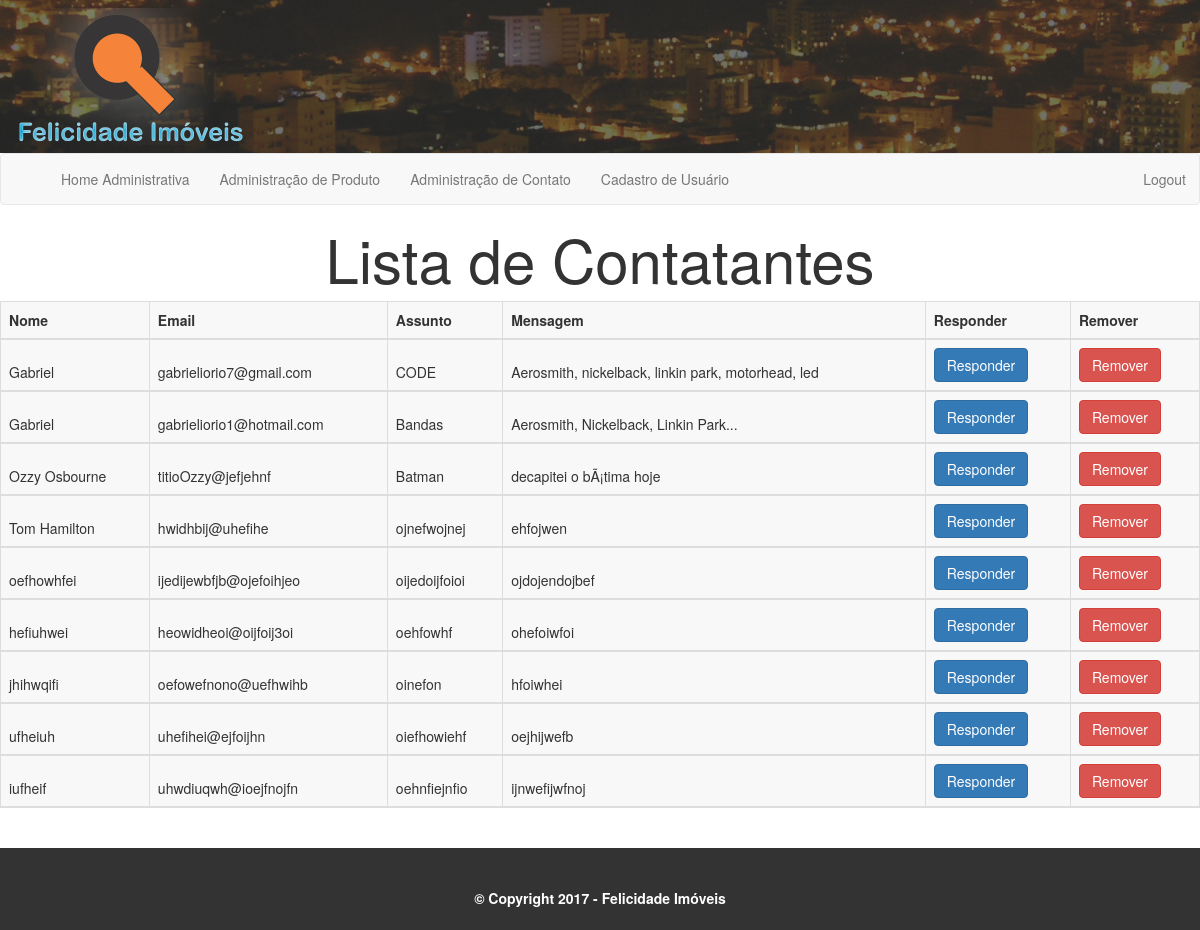
The page /contato-lista.php on the database its author committed.
### tables this page shows
CREATE TABLE `contato` (
  `idcontato` int(11) NOT NULL,
  `nomeContato` varchar(45) DEFAULT NULL,
  `assunto` varchar(45) DEFAULT NULL,
  `email` varchar(68) DEFAULT NULL,
  `mensagem` varchar(300) DEFAULT NULL
);

### banco-contato.php (called while the page is built, shortened)
<?php
function listaContatos($conexao){
	$contatos = array();
$resultado = mysqli_query($conexao, "select * from contato");
while($pessoa = mysqli_fetch_assoc($resultado)){
		array_push($contatos, $pessoa);
	}
return $contatos;
}
?>

### contato-lista.php (the view, shortened to what this page needs)
<!DOCTYPE html>
<html>
<head>
  	<link rel="stylesheet" href="css/reset.css">
	<link rel="stylesheet" type="text/css" href="bootstrap/css/bootstrap.min.css">
	<link rel="stylesheet" type="text/css" href="css/Lista.css">
	<?php
		include("conecta.php");
		include("banco-contato.php");
		include("cabecalho_adm.php");
	?>
</head>
<body>
<h1 class="fo">Lista de Contatantes</h1>
<div class="table-responsive">
<table class="table table-bordered">
	<thead>
	  <th scope="col"><strong>Nome</strong></th>
      <th scope="col"><strong>Email</strong></th>
      <th scope="col"><strong>Assunto</strong></th>
      <th scope="col"><strong>Mensagem</strong></th>
      <th scope="col"><strong>Responder</strong></th>
      <th scope="col"><strong>Remover</strong></th>
	<?php
		$contatos=listaContatos($conexao);
		foreach ($contatos as $mensagem) :
	?>
	<tr>
		<th><?=$mensagem['nomeContato'] ?></th>
		<th><?=$mensagem['email'] ?></th>
		<th><?=$mensagem['assunto'] ?></th>
		<th><?= substr($mensagem['mensagem'], 0 , 50) ?></th>
		<th>
		<form action="responder-contato.php" method="post">
			<button class="btn btn-primary">Responder</button>
		</form>
	</th>
		<th>
			<form action="remove-contato.php" method="post">
			<button class="btn btn-danger">Remover</button>
		</form>
		</th>
	</tr>
	<?php
		endforeach
	?>
	</thead>
</table>
</div>
</body>
        <br><?php include("rodape_adm.php")?>
</html>

### css/Lista.css (style rules this page uses)
.fo { text-align: center; font-size: 60px; }
th { font-family: 'Bree Serif', serif; background-color: #F8F8F8; font-size: 20px; }

### css/CssRodape.css (style rules this page uses)
* { font-family: Arial; }

### rows shown on the page
contato: nomeContato "Gabriel", email "gabrieliorio7@gmail.com", assunto "CODE", mensagem "Aerosmith, nickelback, linkin park, motorhead, led"
contato: nomeContato "Gabriel", email "gabrieliorio1@hotmail.com", assunto "Bandas", mensagem "Aerosmith, Nickelback, Linkin Park..."
contato: nomeContato "Ozzy Osbourne", email "titioOzzy@jefjehnf", assunto "Batman", mensagem "decapitei o bÃ¡tima hoje"
contato: nomeContato "Tom Hamilton", email "hwidhbij@uhefihe", assunto "ojnefwojnej", mensagem "ehfojwen"
contato: nomeContato "oefhowhfei", email "ijedijewbfjb@ojefoihjeo", assunto "oijedoijfoioi", mensagem "ojdojendojbef"
contato: nomeContato "hefiuhwei", email "heowidheoi@oijfoij3oi", assunto "oehfowhf", mensagem "ohefoiwfoi"
contato: nomeContato "jhihwqifi", email "oefowefnono@uefhwihb", assunto "oinefon", mensagem "hfoiwhei"
contato: nomeContato "ufheiuh", email "uhefihei@ejfoijhn", assunto "oiefhowiehf", mensagem "oejhijwefb"
contato: nomeContato "iufheif", email "uhwdiuqwh@ioejfnojfn", assunto "oehnfiejnfio", mensagem "ijnwefijwfnoj"
